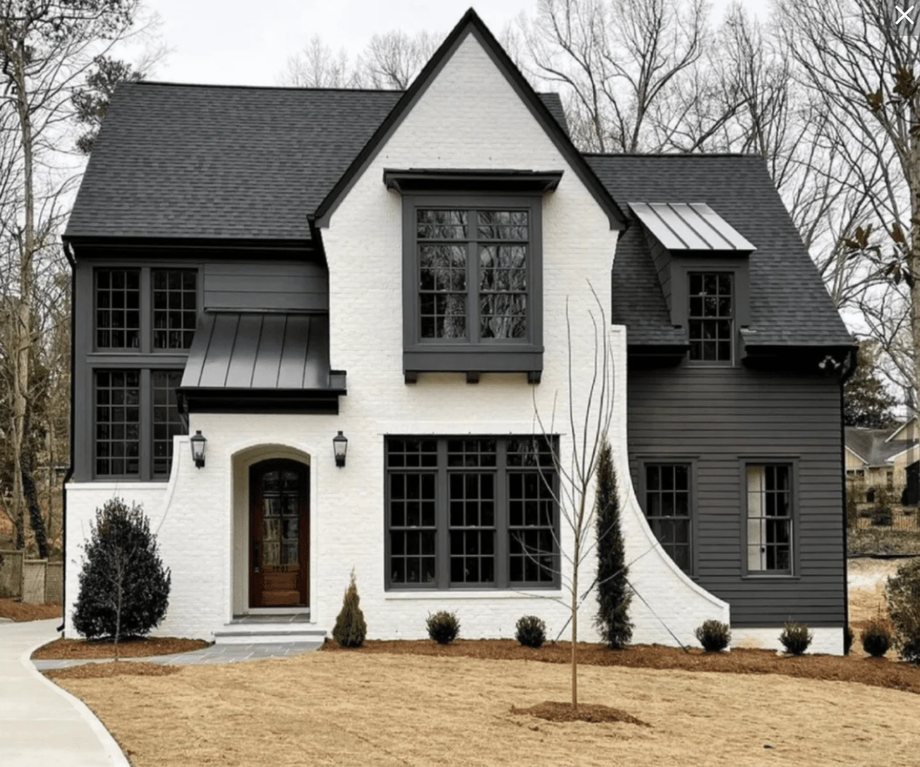
#> input picture Image Processing/Assignment 31/house.png, 920 x 767 px, shrunk from 1440 x 1200 before the run
$ python test1.py
#> lines starting #> are read from the running program, lines starting #| are printed output that depends on the picture
# [15 lines of commented-out code are left out]


import numpy as np
import cv2


image = cv2.imread("house.png",cv2.IMREAD_GRAYSCALE)
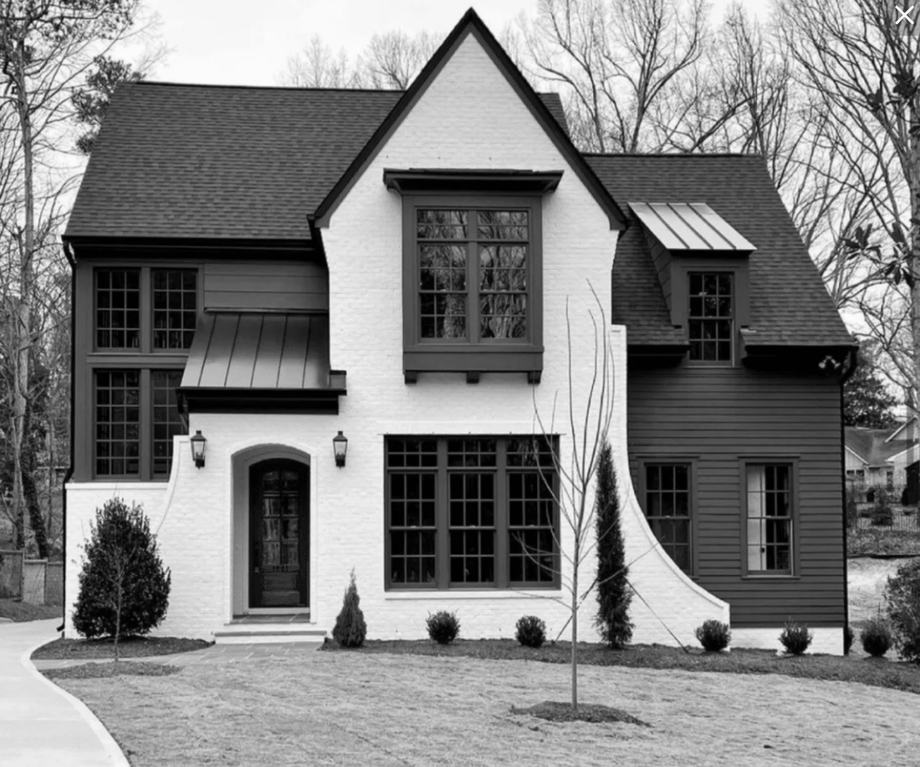
#> image: shape (767, 920); min 0, max 255, mean 129.3
rows , cols = image.shape
#> rows = 767; cols = 920
result = np.zeros((rows,cols),dtype=np.uint8)

filter = np.array([ [2 , 0 , -2],
                    [2 , 0 , -2],
                    [2 , 0 , -2]])

# filter=np.ones((3,3)) / 9

for i in range(1,rows-1):
    for j in range(1,cols-1):
        small = image[ i-1:i+2 , j-1:j+2 ]
        # average=np.sum(small) / 9
        # average =np.abs(np.sum(filter * small))
        result[i,j]= np.abs(np.sum(filter * small))
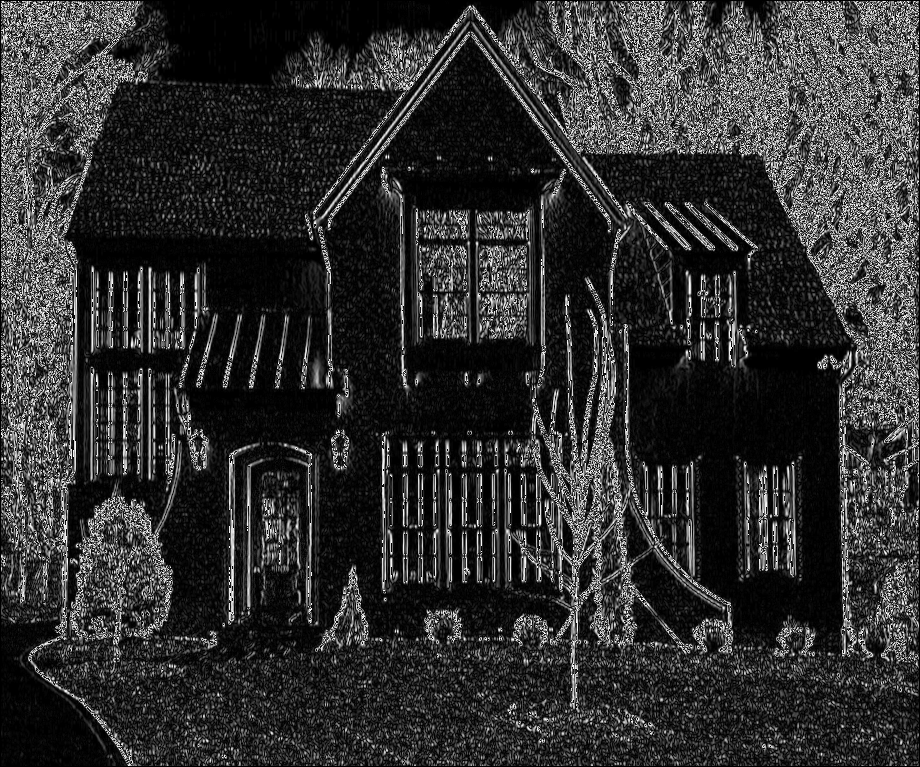
#> result: shape (767, 920); min 0, max 254, mean 47.9

cv2.imwrite("output/result7.png",result)

$ run again, with Image Processing/Assignment 31/image1.jpg saved as Image Processing/Assignment 31/house.png
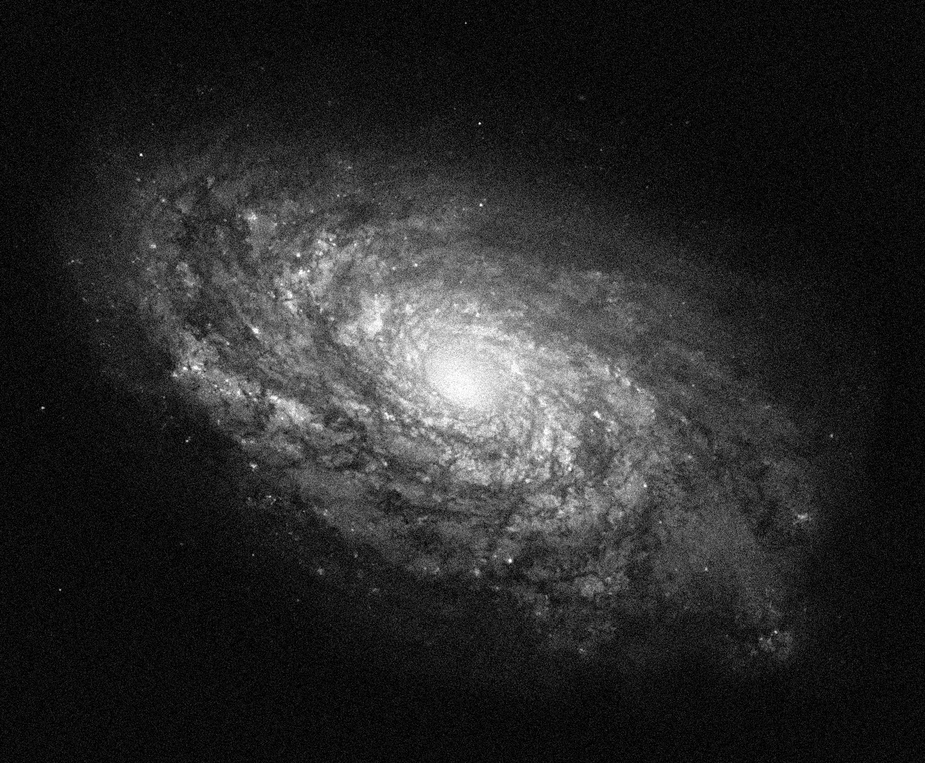
#> input picture Image Processing/Assignment 31/image1.jpg, 925 x 763 px, shrunk from 1730 x 1428 before the run
#> image is the input picture: shape (763, 925); min 0, max 255, mean 41.2
#> after the loop `for i in range(1,rows-1):`:
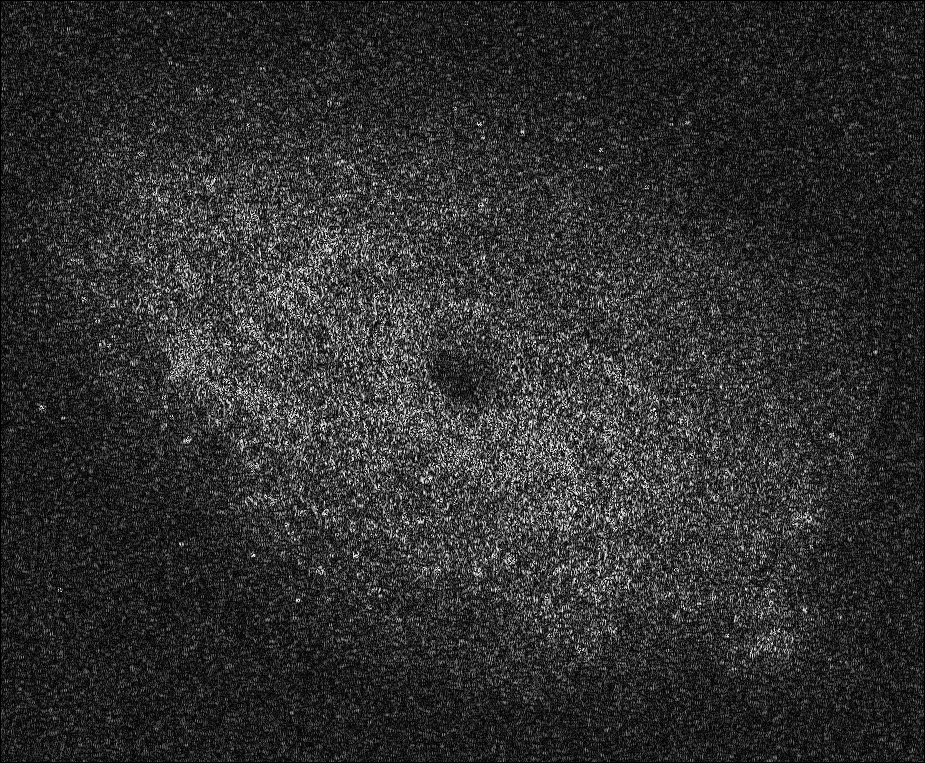
#> result: shape (763, 925); min 0, max 254, mean 47
